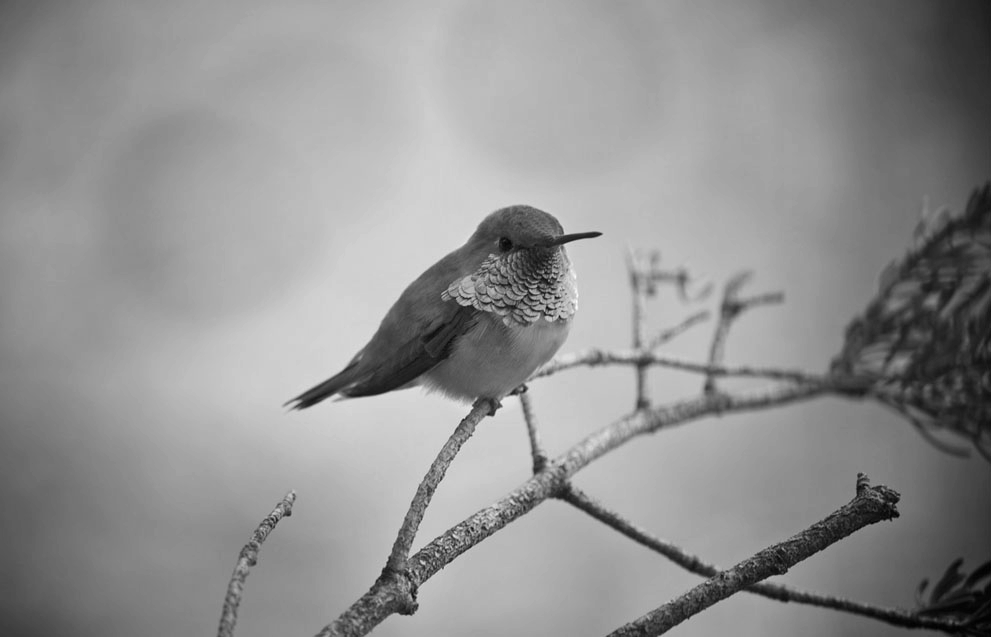
#> input picture CV_HW3_5/bird.png, 991 x 637 px
$ python main.py
#> lines starting #> are read from the running program, lines starting #| are printed output that depends on the picture
from __future__ import division
import cv2
import numpy as np
from matplotlib import pyplot as plt

img = cv2.imread('bird.png',0)
#> img is the input picture: shape (637, 991); min 0, max 254, mean 145.4
f = np.fft.fft2(img)
fshift = np.fft.fftshift(f)
magnitude = 20*np.log(np.abs(fshift))
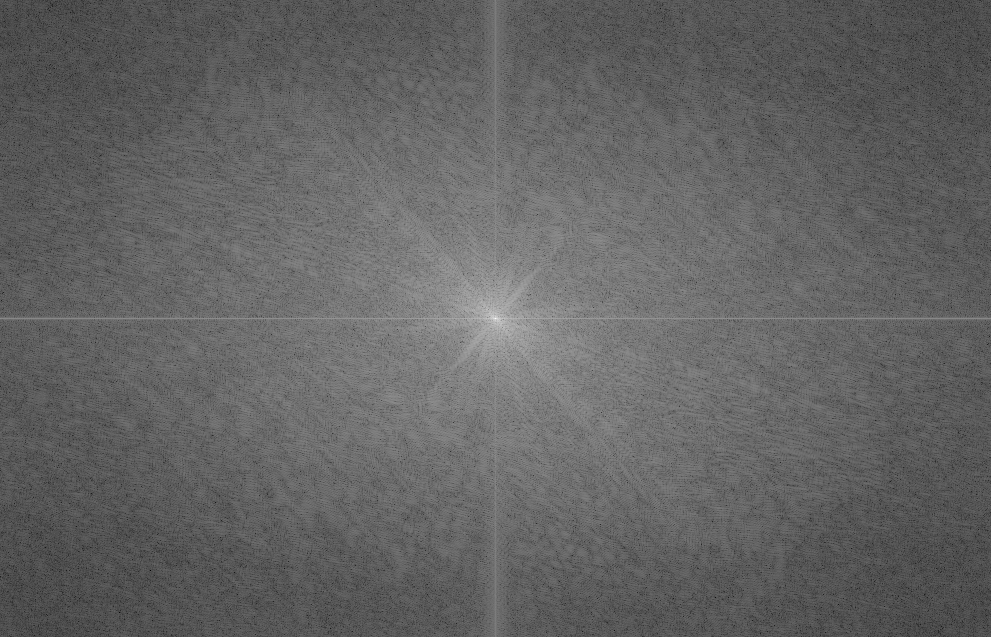
#> magnitude: shape (637, 991) float64; min 9.13, max 366.7, mean 148.9; drawn with min black and max white

#creating bandreject filter
fL = 0.1  # Cutoff frequency as a fraction of the sampling rate (in (0, 0.5)).
fH = 0.4  # Cutoff frequency as a fraction of the sampling rate (in (0, 0.5)).
b = 0.08  # Transition band, as a fraction of the sampling rate (in (0, 0.5)).
N = int(np.ceil((4 / b)))
if not N % 2: N += 1  # Make sure that N is odd.
n = np.arange(N)
# Compute a low-pass filter with cutoff frequency fL.
hlpf = np.sinc(2 * fL * (n - (N - 1) / 2))
hlpf *= np.blackman(N)
hlpf /= np.sum(hlpf)
# Compute a high-pass filter with cutoff frequency fH.
hhpf = np.sinc(2 * fH * (n - (N - 1) / 2))
hhpf *= np.blackman(N)
hhpf /= np.sum(hhpf)
hhpf = -hhpf
hhpf[(N - 1) // 2] += 1
# Add both filters.
h = hlpf + hhpf

#> (the run stopped early here; a loop or call above may not have finished)
